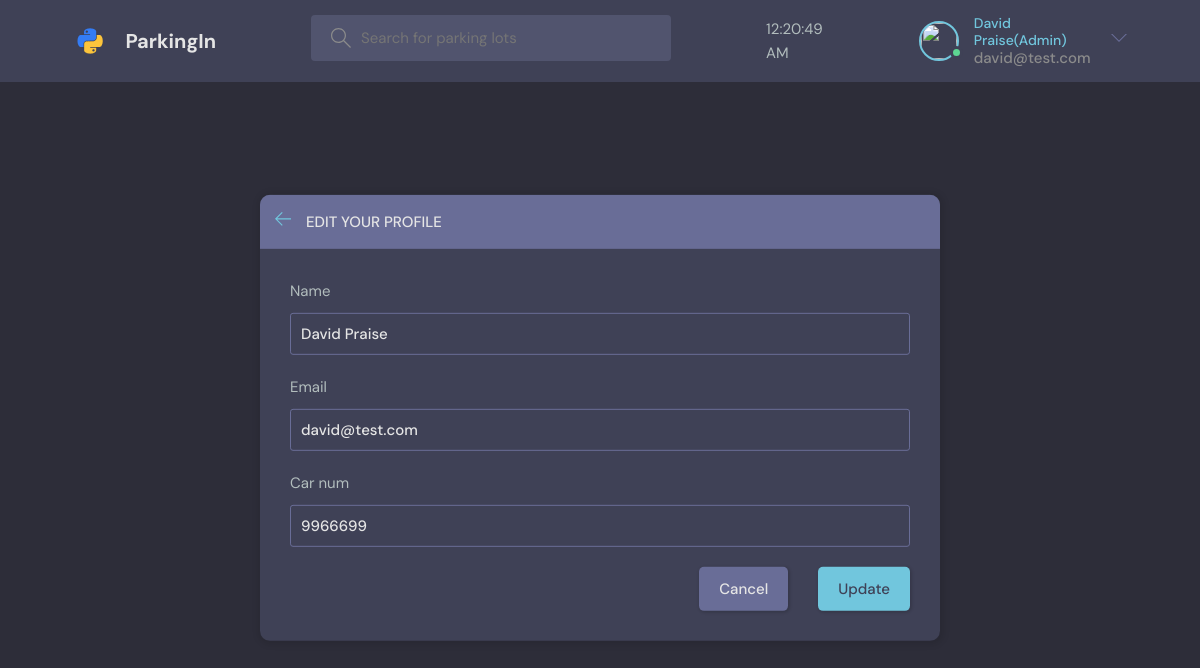
The app's page /ParkingIn/update-user/ (signed in) with its own data.
### parking/models.py (models this page shows, shortened)
class User(AbstractUser):
    name = models.CharField(max_length=50, null=True)
    email = models.EmailField(unique=True, null=True)
    car_num = models.CharField(unique=False, null=True, max_length=10)
    avater = models.ImageField(null=True, default="avatar.svg")
    balance = models.FloatField(null=True, default=0)
    USERNAME_FIELD = 'email'
    REQUIRED_FIELDS = []

### parking/views.py (the view)
# urls.py: path('update-user/', views.updateUser, name="update-user"),
def updateUser(request):
    user = request.user
    form = UserForm(instance=user)
    if request.method == 'POST':
        form = UserForm(request.POST, request.FILES, instance=user)
        if form.is_valid():
            form.save()
            return redirect('my-tickets', pk=user.id)
    return render(request, 'update-user.html', {'form': form})

### parking/forms.py
class UserForm(ModelForm):
    class Meta:
        model = User
        fields= ['name', 'email', 'car_num']

### parking/templates/update-user.html (shortened to what this page needs)
{% extends 'parking_base.html' %}
{% block content %}
<main class="update-account layout">
  <div class="container">
    <div class="layout__box">
      <div class="layout__boxHeader">
        <div class="layout__boxTitle">
          <a href="{% url 'parking-home' %}">
            <svg version="1.1" xmlns="http://www.w3.org/2000/svg" width="32" height="32" viewBox="0 0 32 32">
              <title>arrow-left</title>
              <path
                d="M13.723 2.286l-13.723 13.714 13.719 13.714 1.616-1.611-10.96-10.96h27.625v-2.286h-27.625l10.965-10.965-1.616-1.607z">
              </path>
            </svg>
          </a>
          <h3>Edit your profile</h3>
        </div>
      </div>
      <div class="layout__body">
        <form class="form" action="" method="POST" enctype="multipart/form-data">
          {% for field in form %}
          <div class="form__group">
            <label for="profile_pic">{{field.label}}</label>
            {{field}}
          </div>
          {% endfor %}
          <div class="form__action">
            <a class="btn btn--dark" href="index.html">Cancel</a>
            <button class="btn btn--main" type="submit">Update</button>
          </div>
        </form>
      </div>
    </div>
  </div>
</main>
{% endblock content %}

### templates/parking_navbar.html (shortened to what this page needs)
{% load static %}
<header class="header header--loggedIn">
    <div class="container">
        <a href="{% url 'parking-home' %}" class="header__logo">
            <img src="{% static 'images/logo.svg' %}" />
            <h1>ParkingIn</h1>
        </a>
        <form class="header__search" method="GET" action="{% url 'parking-home' %}">
            <label>
                <input name="q" placeholder="Search for parking lots" />
            </label>
        </form>
        <div class="container" id = "clock" onload="currentTime()"></div>
        <nav class="header__menu">
            {% if request.user.is_authenticated %}
                {% if request.user.is_superuser %}
                <div class="header__user">
                    <a href="{% url 'my-tickets' user.id %}">
                        <div class="avatar avatar--medium active">
                            <img src="{{request.user.avatar.url}}" />
                        </div>
                        <p><span>{{request.user.name}}(Admin)</span>{{request.user.email}}</p>
                    </a>
                    <button class="dropdown-button">
                        <svg version="1.1" xmlns="http://www.w3.org/2000/svg" width="32" height="32" viewBox="0 0 32 32">
                            <title>chevron-down</title>
                            <path d="M16 21l-13-13h-3l16 16 16-16h-3l-13 13z"></path>
                        </svg>
                    </button>
                </div>
                {% endif %}
            {% else %}
            <a href="{% url 'parking-login' %}">
                <img src="{% static 'images/avatar.svg' %}" />
                <p>Login</p>
            </a>
            {% endif %}
        </nav>
    </div>
</header>

### records on screen
User: user.name "David Praise", user.email "david@test.com", form "David Praise" "david@test.com" "9966699"

### other values on screen
{{ field.label }} "Name" "Email" "Car num"
